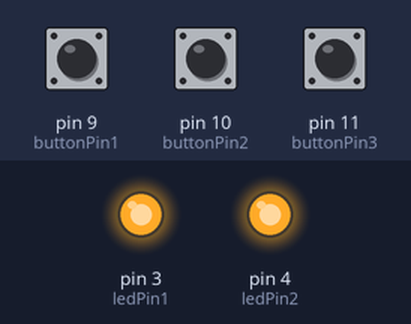
Recording of a sketch running on a simulated Arduino Uno, built with avr-gcc and run on an emulated ATmega328P. Parts: output pins drawn as LEDs (lit = HIGH). The test bench sets the inputs (shaded band); at power-on: pin 9 (buttonPin1) LOW, pin 10 (buttonPin2) HIGH, pin 11 (buttonPin3) HIGH.

Above: at 1.2 s.
1.3 s: pin 9 (buttonPin1) pulled HIGH for 0.15 s
At 2.3 s:
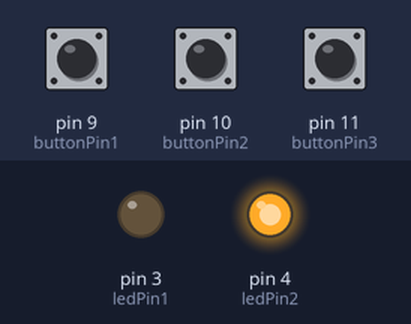
2.9 s: pin 10 (buttonPin2) pulled LOW for 0.15 s
At 4.3 s:
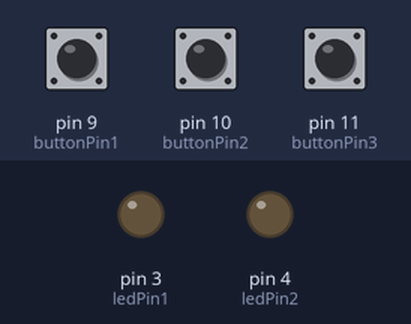
4.6 s: pin 9 (buttonPin1) pulled HIGH for 1 s
At 6.1 s:
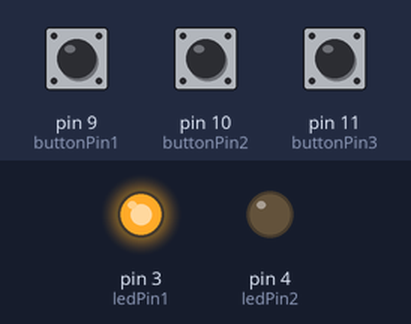
7.1 s: pin 9 (buttonPin1) pulled HIGH for 3.2 s
At 8.0 s:
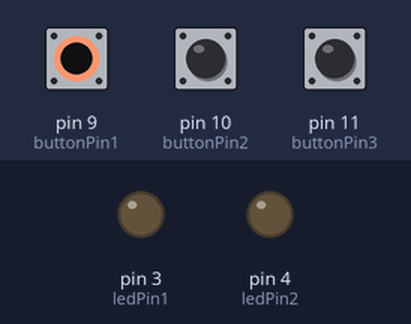
11.8 s: pin 10 (buttonPin2) pulled LOW for 1 s
At 13.5 s:
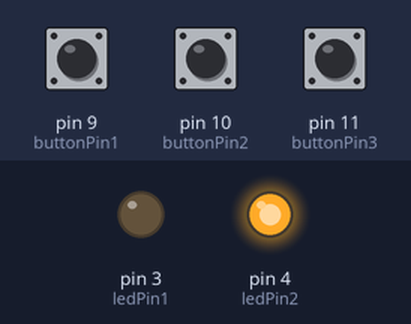
Timing chart, 0 to 15.0 s (numbered marks = the images above; inputs shaded):
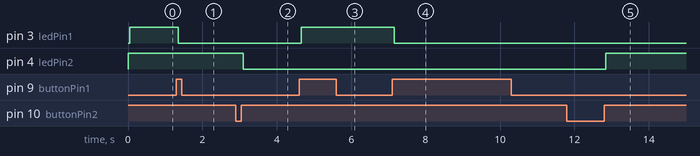

The sketch:

Desafio.ino
```cpp
const int buttonPin1 = 9;
const int buttonPin2 = 10;
const int buttonPin3 = 11;
const int ledPin1 = 3;
const int ledPin2 = 4;

int ledState1 = LOW;
int ledState2 = HIGH;
int buttonState1;
int buttonState2;
int buttonState3;              // Leitura atual do botão
int lastButtonState1 = LOW;
int lastButtonState2 = LOW;
int lastButtonState3 = LOW;   // Leitura anterior do botão

unsigned long lastDebounceTime = 0;  // Último momento em que o pino mudou de estado
unsigned long debounceDelay = 50;    // Tempo de debounce

void setup() {
  pinMode(buttonPin1, INPUT);
  pinMode(buttonPin2, INPUT);
  pinMode(buttonPin3, INPUT);
  pinMode(ledPin1, OUTPUT);
  pinMode(ledPin2, OUTPUT);

  // Define o estado inicial do LED para garantir que comece desligado
  digitalWrite(ledPin1, ledState1);
  digitalWrite(ledPin2, ledState2);
}

void loop() {
  // Lê o estado atual do botão
  int reading = digitalRead(buttonPin1);
  int reading2 = digitalRead(buttonPin2);
  int reading3 = digitalRead(buttonPin3);

  // Se o estado mudou, reseta o temporizador
  if (reading != lastButtonState1 || reading2 != lastButtonState2 || reading3 != lastButtonState3) {
    lastDebounceTime = millis();
  }

  // Se a leitura se manteve estável pelo tempo de debounce definido
  if ((millis() - lastDebounceTime) > debounceDelay) {

    // Se o estado do botão realmente mudou
    if (reading != buttonState1) {
      buttonState1 = reading;

      // Só alterna o LED se o novo estado do botão for HIGH
      if (buttonState1 == HIGH) {
        ledState1 = !ledState1; // Inverte o estado atual do LED
      }
    }

    if (reading2 != buttonState2) {
      buttonState2 = reading2;

      // Só alterna o LED se o novo estado do botão for HIGH
      if (buttonState2 == HIGH) {
        ledState2 = !ledState2; // Inverte o estado atual do LED
      }
    }

    if (reading3 != buttonState3) {
      buttonState3 = reading3;

      // Só alterna o LED se o novo estado do botão for HIGH
      if (buttonState3 == HIGH) {
        ledState1 = !ledState1; // Inverte o estado atual do LED
        ledState2 = !ledState2;
      }
    }


  }

  // Aplica o estado atualizado ao LED
  digitalWrite(ledPin1, ledState1);
  digitalWrite(ledPin2, ledState2);


  // Salva a leitura atual para a próxima volta do loop
  lastButtonState1 = reading;
  lastButtonState2 = reading2;
  lastButtonState3 = reading3;

}
```

Measured:
- after the input at 1.3 s, pin 3 (ledPin1): HIGH → LOW after 0.05 s
- after the input at 2.9 s, pin 4 (ledPin2): HIGH → LOW after 0.20 s
- after the input at 4.6 s, pin 3 (ledPin1): LOW → HIGH after 0.05 s
- after the input at 7.1 s, pin 3 (ledPin1): HIGH → LOW after 0.05 s
- after the input at 11.8 s, pin 4 (ledPin2): LOW → HIGH after 1.0 s
